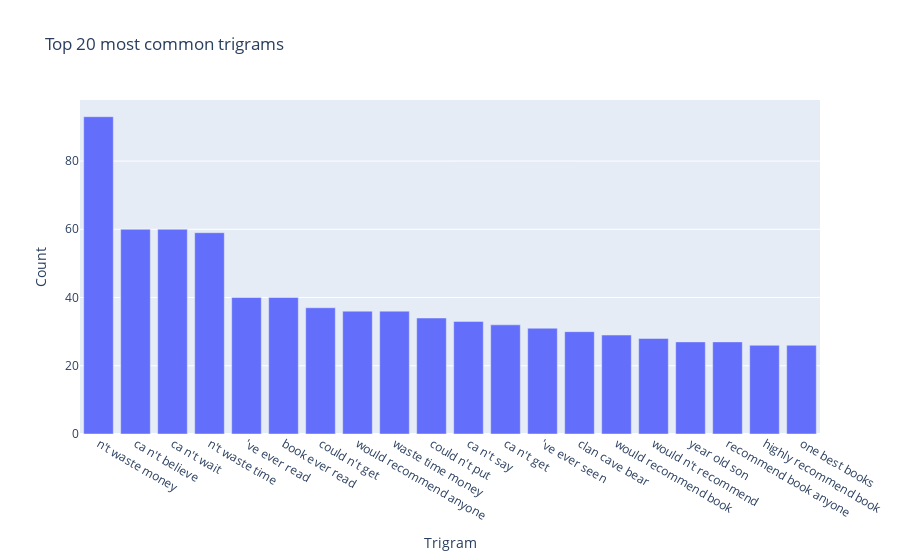

Notebook source saved alongside this figure:
### Code cell
# Generate trigrams
trigrams = [gram for review in reviews_no_stop for gram in ngrams(review, 3)]

# Calculate frequency distribution of trigrams
trigram_freq = FreqDist(trigrams)

# Get the top 20 most common trigrams
top_trigrams = trigram_freq.most_common(20)

# Create the Plotly bar chart
fig = go.Figure(data=[go.Bar(x=[f"{word1} {word2} {word3}" for (word1, word2, word3), count in top_trigrams], y=[count for (word1, word2, word3), count in top_trigrams])])
fig.update_layout(title='Top 20 most common trigrams', xaxis_title='Trigram', yaxis_title='Count')

# Display the chart
fig.show()

### Figure 1 — Plotly figure (JSON) as saved in the notebook; plotly's stock layout.template omitted (floating-point values rounded to 4 significant figures)
{"data": [{"type": "bar", "x": ["n't waste money", "ca n't believe", "ca n't wait", "n't waste time", "'ve ever read", "book ever read", "could n't get", "would recommend anyone", "waste time money", "could n't put", "ca n't say", "ca n't get", "'ve ever seen", "clan cave bear", "would recommend book", "would n't recommend", "year old son", "recommend book anyone", "highly recommend book", "one best books"], "y": [93, 60, 60, 59, 40, 40, 37, 36, 36, 34, 33, 32, 31, 30, 29, 28, 27, 27, 26, 26]}], "layout": {"title": {"text": "Top 20 most common trigrams"}, "xaxis": {"title": {"text": "Trigram"}}, "yaxis": {"title": {"text": "Count"}}}}
